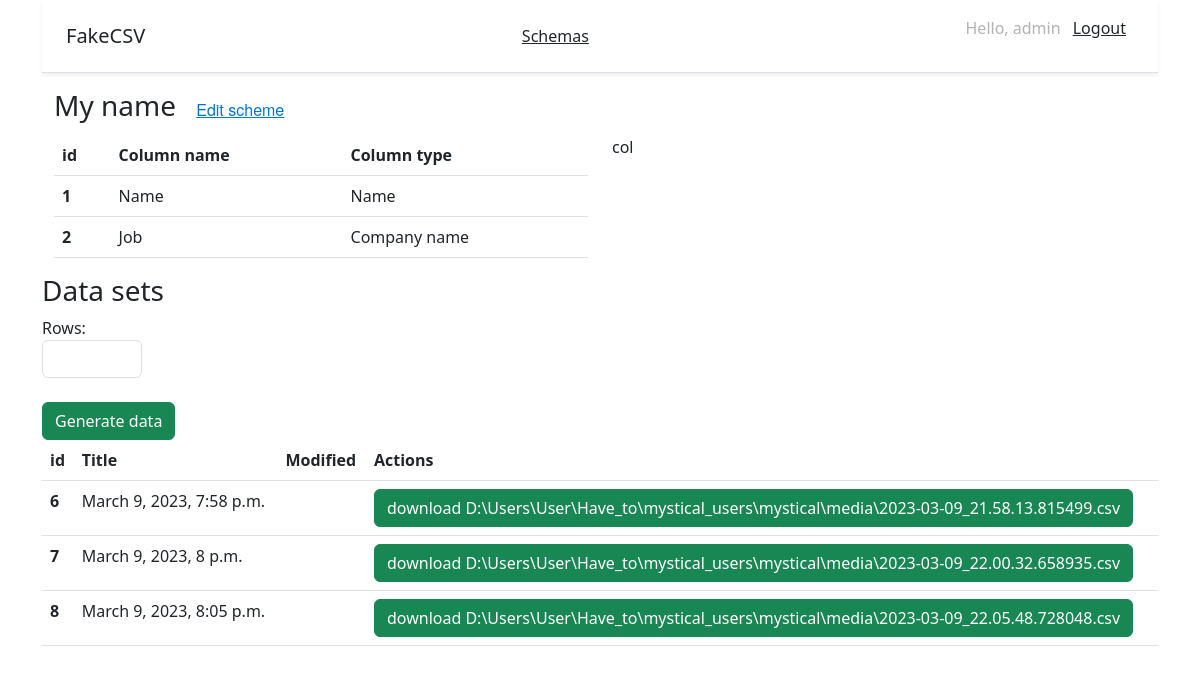
The page /generate_csv/4/ (signed in) on the database as committed earlier.
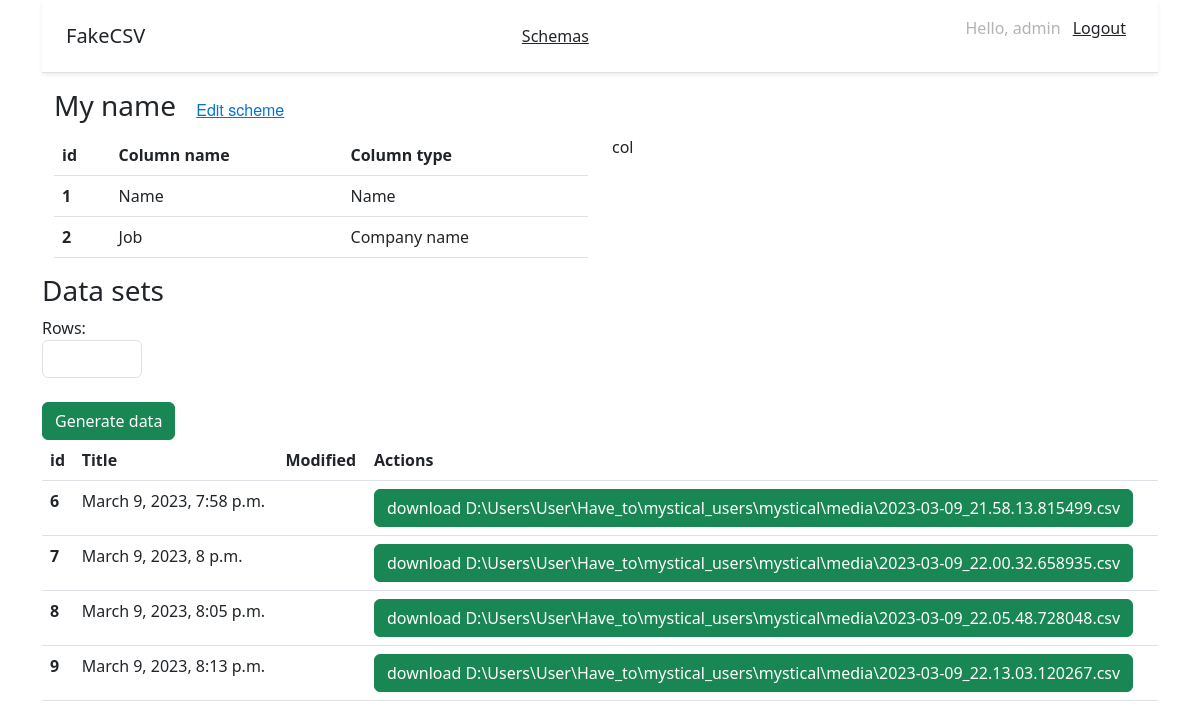
The same page on the database as committed later.
### mystical_users/models.py (models this page shows, shortened)
class Column(models.Model):
    name = models.CharField(max_length=60)
    type = models.CharField(max_length=20)
    order = models.IntegerField()
    number = models.IntegerField(blank=True, null=True)
    start = models.IntegerField(blank=True, null=True)
    end = models.IntegerField(blank=True, null=True)
    schema = models.ForeignKey(Schema, on_delete=models.CASCADE, blank=True)

class File(models.Model):
    path = models.CharField(max_length=500, null=True)
    name = models.CharField(max_length=500, null=True)
    created = models.DateTimeField(auto_now_add=True, verbose_name='Created', null=True)
    file = models.FileField(null=True, upload_to='file')
    schema = models.ForeignKey(Schema, on_delete=models.CASCADE, blank=True)

### mystical_users/views.py (the view)
# urls.py: path('generate_csv/<int:schema_id>/', views.generate_csv, name='generate_csv'),
@login_required
def generate_csv(request, schema_id):
    current_columns = Column.objects.filter(schema_id=schema_id).all()
    current_schema = Schema.objects.get(pk=schema_id)
    if request.method == 'POST':
        count = int(request.POST.get('count'))
        collection = []
        for element in current_columns:
            data = []
            data.append(str(element.name))
            data.append(str(element.type))
            if str(element.type) == 'text':
                data.append(str(element.number))
            elif str(element.type) == 'Integer':
                data.append(str(element.start))
                data.append(str(element.end))
            data.append(str(element.order))
            collection.append(data)
        file_path = create_csv_file(data=collection, number=count)
        csv_name = file_path.split('\\')[-1]
        print(csv_name)
        csv = File.objects.create(path=file_path, schema=current_schema, file=file_path, name=csv_name)
        data = {'message': 'CSV data generated successfully'}
        return JsonResponse(data)
    else:
        files = File.objects.filter(schema_id=schema_id).all()
        context = {
            'files': files,
            'current_schema': current_schema,
            'current_columns': current_columns
        }
        return render(request, 'generate_csv.html', context)

### mystical_users/templates/generate_csv.html (shortened to what this page needs)
{% extends 'base.html' %}
{% block content %}
<div class="container">
  <div class="row">
    <div class="col">
        <h3>
          {{ current_schema.title }}
          <small class="text-muted"><a class="btn btn-link" href="/generate_csv/{{ current_schema.id }}" id="Edit">Edit scheme</a></small>
      </h3>
    </div>
  </div>
  <div class="row">
  <div class="col">
    <table class="table">
  <thead>
    <tr>
      <th scope="col">id</th>
      <th scope="col">Column name</th>
      <th scope="col">Column type</th>
    </tr>
  </thead>
  <tbody>
  {% for item in current_columns %}
  <tr>
     <th scope="row">{{ item.order }}</th>
     <td>{{ item.name }}</td>
     <td>{{ item.type }}</td>
  </tr>
{% endfor %}
  </tbody>
</table>
  </div>
  <div class="col">
    col
  </div>
  </div>
</div>
  <div class="row">
    <div class="col">
        <h3>Data sets</h3>
    </div>
    <div class="col">
    </div>
    <div class="col">
    </div>
    <div class="col">
    </div>
  <form id="myForm" method="post" enctype="multipart/form-data">
    <div class="col">
      Rows:
       <input type="number" class="form-control" value="start" name="count" style="width: 100px;" required>
    </div>
    <div class="col">
      <br>
      <button class="btn btn-success" type="submit">Generate data</button>
    </div>
  </form>
  </div>
<table class="table">
  <thead>
    <tr>
      <th scope="col">id</th>
      <th scope="col">Title</th>
      <th scope="col">Modified</th>
      <th scope="col">Actions</th>
    </tr>
  </thead>
  <tbody>
  {% for item in files %}
  <tr>
     <th scope="row">{{ item.id }}</th>
     <td>{{ item.created }}</td>
     <td>{{ item.modified }}</td>
      <td><a id="download-button-{{ item.id }}" class="btn btn-success">download {{ item.path }}</a></td>
  </tr>
{% endfor %}
  </tbody>
</table>
{% endblock %}

Rows that differ between the two databases and show on the page:
added File: id "9", created "March 9, 2023, 8:13 p.m.", path "D:\\Users\\User\\Have_to\\mystical_users\\mystical\\media\\2023-03-09_22.13.03.120267.csv"
